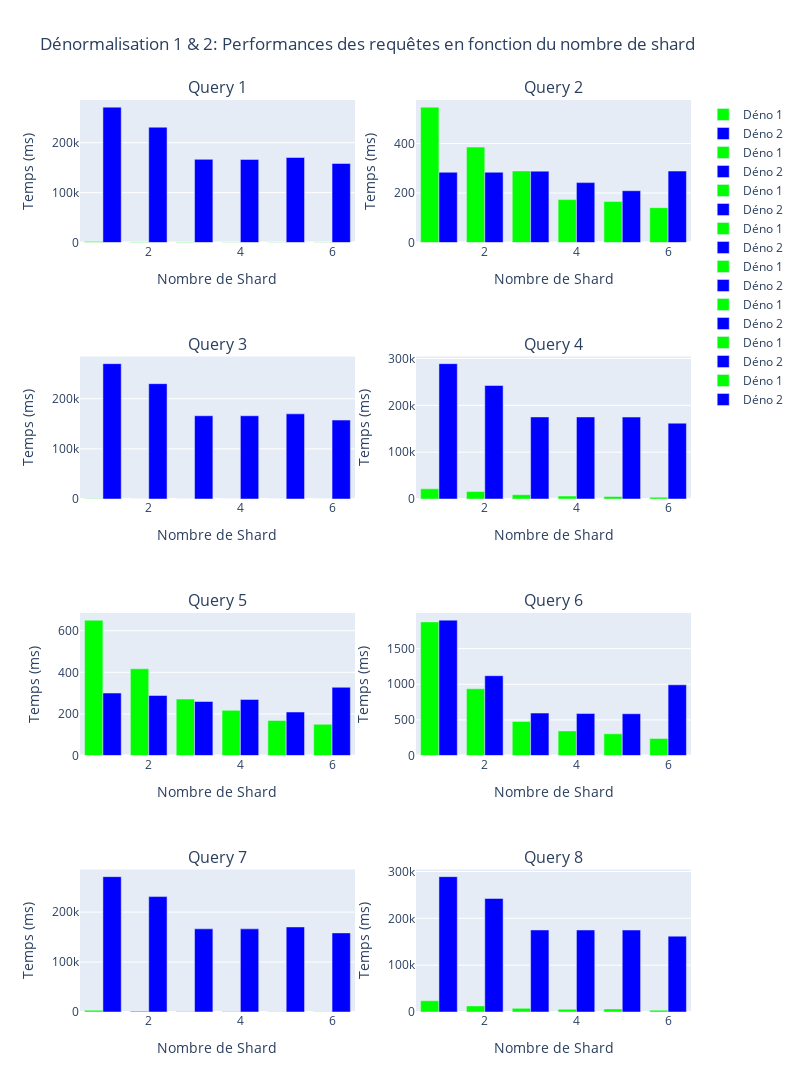

Write notebook code for a chart like this one.
### Code cell
fig = make_subplots(rows=4, cols=2, subplot_titles=['Query 1', 'Query 2', 'Query 3', 'Query 4', 'Query 5', 'Query 6', 'Query 7', 'Query 8'])

x = ["S1", "S2", "S3", "S4", "S5", "S6"]
x = [1,2,3,4,5,6]

for i in range(8):
    fig.add_trace(
        go.Bar(x=x, y= query[i+1][1], name="Déno 1", marker_color='rgb(0,255,0)'), 
        1+math.floor(i/2), 1+i%2)
    fig.add_trace(
        go.Bar(x=x, y= query[i+1][2], name="Déno 2", marker_color='rgb(0,0,255)'), 
        row=1+math.floor(i/2), col=1+i%2)

for i in range(8):
    fig.update_xaxes(title_text="Nombre de Shard", row=1+math.floor(i/2), col=1+i%2)
    fig.update_yaxes(title_text="Temps (ms)", row=1+math.floor(i/2), col=1+i%2)

fig.update_layout(
    title_text='Dénormalisation 1 & 2: Performances des requêtes en fonction du nombre de shard',  # title of plot
    height = 1200,
    width = 800
)

### Figure 1 — Plotly figure (JSON) as saved in the notebook; plotly's stock layout.template omitted (floating-point values rounded to 4 significant figures)
{"data": [{"marker": {"color": "rgb(0,255,0)"}, "name": "Déno 1", "type": "bar", "x": [1, 2, 3, 4, 5, 6], "xaxis": "x", "y": [2154, 1148.0, 767.9, 601.5, 501.9, 405.1], "yaxis": "y"}, {"marker": {"color": "rgb(0,0,255)"}, "name": "Déno 2", "type": "bar", "x": [1, 2, 3, 4, 5, 6], "xaxis": "x", "y": [271300.0, 231000.0, 166600.0, 166461, 170300.0, 158300.0], "yaxis": "y"}, {"marker": {"color": "rgb(0,255,0)"}, "name": "Déno 1", "type": "bar", "x": [1, 2, 3, 4, 5, 6], "xaxis": "x2", "y": [547, 385.4, 289.1, 173.2, 166, 140.8], "yaxis": "y2"}, {"marker": {"color": "rgb(0,0,255)"}, "name": "Déno 2", "type": "bar", "x": [1, 2, 3, 4, 5, 6], "xaxis": "x2", "y": [283.9, 283.9, 288.4, 242, 209.2, 288.8], "yaxis": "y2"}, {"marker": {"color": "rgb(0,255,0)"}, "name": "Déno 1", "type": "bar", "x": [1, 2, 3, 4, 5, 6], "xaxis": "x3", "y": [251, 231.1, 207.5, 116.8, 107.2, 100.9], "yaxis": "y3"}, {"marker": {"color": "rgb(0,0,255)"}, "name": "Déno 2", "type": "bar", "x": [1, 2, 3, 4, 5, 6], "xaxis": "x3", "y": [269900.0, 230000.0, 166000.0, 165912, 169800.0, 157300.0], "yaxis": "y3"}, {"marker": {"color": "rgb(0,255,0)"}, "name": "Déno 1", "type": "bar", "x": [1, 2, 3, 4, 5, 6], "xaxis": "x4", "y": [21654, 15970.0, 9152.0, 6251.0, 5328.0, 3838.0], "yaxis": "y4"}, {"marker": {"color": "rgb(0,0,255)"}, "name": "Déno 2", "type": "bar", "x": [1, 2, 3, 4, 5, 6], "xaxis": "x4", "y": [289100.0, 242400.0, 175200.0, 175200.0, 175000.0, 161900.0], "yaxis": "y4"}, {"marker": {"color": "rgb(0,255,0)"}, "name": "Déno 1", "type": "bar", "x": [1, 2, 3, 4, 5, 6], "xaxis": "x5", "y": [651, 417, 271.6, 217.1, 168.4, 150], "yaxis": "y5"}, {"marker": {"color": "rgb(0,0,255)"}, "name": "Déno 2", "type": "bar", "x": [1, 2, 3, 4, 5, 6], "xaxis": "x5", "y": [300.4, 288.4, 259.8, 269.6, 209.1, 328], "yaxis": "y5"}, {"marker": {"color": "rgb(0,255,0)"}, "name": "Déno 1", "type": "bar", "x": [1, 2, 3, 4, 5, 6], "xaxis": "x6", "y": [1875, 936.8, 477.2, 345, 304.2, 238.8], "yaxis": "y6"}, {"marker": {"color": "rgb(0,0,255)"}, "name": "Déno 2", "type": "bar", "x": [1, 2, 3, 4, 5, 6], "xaxis": "x6", "y": [1900.0, 1120.0, 595.4, 589.1, 586, 991.9], "yaxis": "y6"}, {"marker": {"color": "rgb(0,255,0)"}, "name": "Déno 1", "type": "bar", "x": [1, 2, 3, 4, 5, 6], "xaxis": "x7", "y": [3487, 2172, 1006.0, 789.5, 692.6, 533.9], "yaxis": "y7"}, {"marker": {"color": "rgb(0,0,255)"}, "name": "Déno 2", "type": "bar", "x": [1, 2, 3, 4, 5, 6], "xaxis": "x7", "y": [271000.0, 231100.0, 166500.0, 166500.0, 170300.0, 158400.0], "yaxis": "y7"}, {"marker": {"color": "rgb(0,255,0)"}, "name": "Déno 1", "type": "bar", "x": [1, 2, 3, 4, 5, 6], "xaxis": "x8", "y": [24013, 13030.0, 7739, 5865, 6493, 3904], "yaxis": "y8"}, {"marker": {"color": "rgb(0,0,255)"}, "name": "Déno 2", "type": "bar", "x": [1, 2, 3, 4, 5, 6], "xaxis": "x8", "y": [289000.0, 242400.0, 175100.0, 175100.0, 175000.0, 162000.0], "yaxis": "y8"}], "layout": {"annotations": [{"font": {"size": 16}, "showarrow": false, "text": "Query 1", "x": 0.225, "xanchor": "center", "xref": "paper", "y": 1, "yanchor": "bottom", "yref": "paper"}, {"font": {"size": 16}, "showarrow": false, "text": "Query 2", "x": 0.775, "xanchor": "center", "xref": "paper", "y": 1, "yanchor": "bottom", "yref": "paper"}, {"font": {"size": 16}, "showarrow": false, "text": "Query 3", "x": 0.225, "xanchor": "center", "xref": "paper", "y": 0.7188, "yanchor": "bottom", "yref": "paper"}, {"font": {"size": 16}, "showarrow": false, "text": "Query 4", "x": 0.775, "xanchor": "center", "xref": "paper", "y": 0.7188, "yanchor": "bottom", "yref": "paper"}, {"font": {"size": 16}, "showarrow": false, "text": "Query 5", "x": 0.225, "xanchor": "center", "xref": "paper", "y": 0.4375, "yanchor": "bottom", "yref": "paper"}, {"font": {"size": 16}, "showarrow": false, "text": "Query 6", "x": 0.775, "xanchor": "center", "xref": "paper", "y": 0.4375, "yanchor": "bottom", "yref": "paper"}, {"font": {"size": 16}, "showarrow": false, "text": "Query 7", "x": 0.225, "xanchor": "center", "xref": "paper", "y": 0.1562, "yanchor": "bottom", "yref": "paper"}, {"font": {"size": 16}, "showarrow": false, "text": "Query 8", "x": 0.775, "xanchor": "center", "xref": "paper", "y": 0.1562, "yanchor": "bottom", "yref": "paper"}], "height": 1200, "title": {"text": "Dénormalisation 1 & 2: Performances des requêtes en fonction du nombre de shard"}, "width": 800, "xaxis": {"anchor": "y", "domain": [0, 0.45], "title": {"text": "Nombre de Shard"}}, "xaxis2": {"anchor": "y2", "domain": [0.55, 1], "title": {"text": "Nombre de Shard"}}, "xaxis3": {"anchor": "y3", "domain": [0, 0.45], "title": {"text": "Nombre de Shard"}}, "xaxis4": {"anchor": "y4", "domain": [0.55, 1], "title": {"text": "Nombre de Shard"}}, "xaxis5": {"anchor": "y5", "domain": [0, 0.45], "title": {"text": "Nombre de Shard"}}, "xaxis6": {"anchor": "y6", "domain": [0.55, 1], "title": {"text": "Nombre de Shard"}}, "xaxis7": {"anchor": "y7", "domain": [0, 0.45], "title": {"text": "Nombre de Shard"}}, "xaxis8": {"anchor": "y8", "domain": [0.55, 1], "title": {"text": "Nombre de Shard"}}, "yaxis": {"anchor": "x", "domain": [0.8438, 1], "title": {"text": "Temps (ms)"}}, "yaxis2": {"anchor": "x2", "domain": [0.8438, 1], "title": {"text": "Temps (ms)"}}, "yaxis3": {"anchor": "x3", "domain": [0.5625, 0.7188], "title": {"text": "Temps (ms)"}}, "yaxis4": {"anchor": "x4", "domain": [0.5625, 0.7188], "title": {"text": "Temps (ms)"}}, "yaxis5": {"anchor": "x5", "domain": [0.2812, 0.4375], "title": {"text": "Temps (ms)"}}, "yaxis6": {"anchor": "x6", "domain": [0.2812, 0.4375], "title": {"text": "Temps (ms)"}}, "yaxis7": {"anchor": "x7", "domain": [0, 0.1562], "title": {"text": "Temps (ms)"}}, "yaxis8": {"anchor": "x8", "domain": [0, 0.1562], "title": {"text": "Temps (ms)"}}}}
